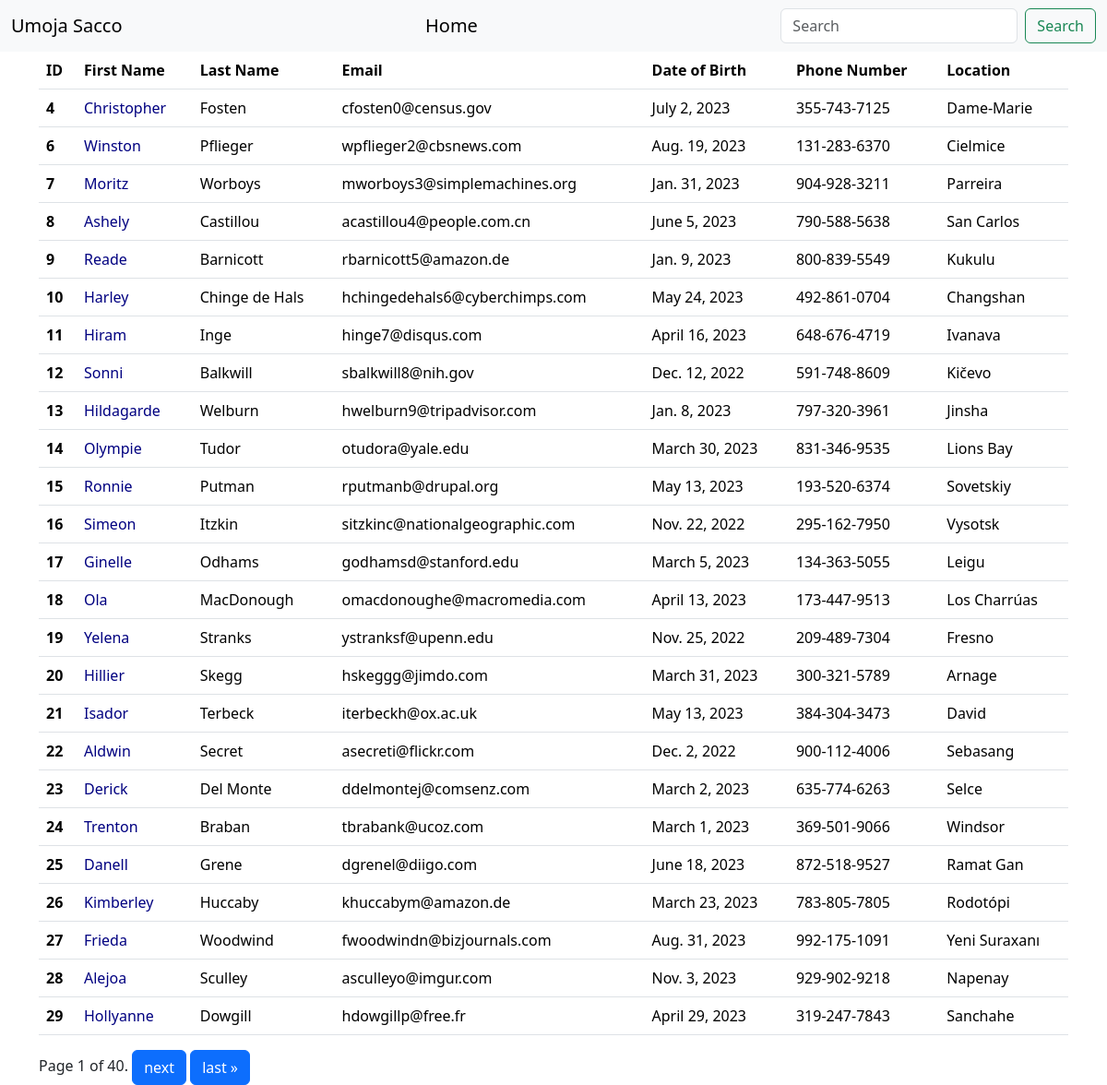
Page /all/ on the committed database.
### Formpractise/models.py (models this page shows, shortened)
class Student(models.Model):
    choices = ((False,'Male'),(False,'Female'),(False,'Other'))
    first_name = models.CharField(max_length=20)
    last_name = models.CharField(max_length=20)
    location = models.CharField(max_length=20)
    mothers_name = models.CharField(max_length=20,null=True)
    fathers_name = models.CharField(max_length=20,null=True)
    phone_number = models.CharField(unique=True,max_length=30)
    email_address = models.EmailField(unique=True)
    dateofBirth = models.DateField(null=True)
    application = models.ImageField(upload_to=unique_img,default='applications/default.jpg')
    gender = models.BooleanField(choices=choices,default=False)
    created_at = models.DateTimeField(auto_now_add=True)

### Formpractise/views.py (the view)
# urls.py: path('all/',views.all_students,name='allstudents'),
def all_students(request):
    students = Student.objects.all()
    paginator = Paginator(students,25)
    page_number = request.GET.get("page")
    page_obj = paginator.get_page(page_number)
    return render(request,'allstudents.html',{"page_obj":page_obj})

### templates/allstudents.html (shortened to what this page needs)
{% load humanize %}
<!DOCTYPE html>
<html lang="en">
<head>
    <link href="https://cdn.jsdelivr.net/npm/bootstrap@5.3.2/dist/css/bootstrap.min.css" rel="stylesheet">
</head>
<body>
{% include 'navbar.html' %}
{% include 'alerts.html' %}
<div class="container">
    {% block content %}
    <table class="table">
        <thead>
            <tr>
                <th scope="col">ID</th>
                <th scope="col">First Name</th>
                <th scope="col">Last Name</th>
                <th scope="col">Email</th>
                <th scope="col">Date of Birth</th>
                <th scope="col">Phone Number</th>
                <th scope="col">Location</th>
            </tr>
        </thead>
        <tbody>
            {% for student in page_obj %}
            <tr>
                <th scope="row">{{ student.id }}</th>
                <td><a href="{% url 'student' student.id %}" style="text-decoration: none;color: navy">{{ student.first_name|title }}</a></td>
                <td>{{ student.last_name }}</td>
                <td>{{ student.email_address }}</td>
                <td>{{ student.dateofBirth|date }}</td>
                <td>{{ student.phone_number }}</td>
                <td>{{ student.location }}</td>
            </tr>
            {% endfor %}
        </tbody>
    </table>
        <div class="pagination">
    <span class="step-links">
        <span class="current">
            Page {{ page_obj.number }} of {{ page_obj.paginator.num_pages }}.
        </span>
        {% if page_obj.has_next %}
            <a href="?page={{ page_obj.next_page_number }}" class="btn btn-primary d-inline-flex align-items-center" type="button">next</a>
            <a href="?page={{ page_obj.paginator.num_pages }}" class="btn btn-primary d-inline-flex align-items-center" type="button">last &raquo;</a>
        {% endif %}
    </span>
</div>
    {% endblock %}
</div>
</body>
</html>

### rows in the picture
Student: id "4", first_name "Christopher", last_name "Fosten", email_address "cfosten0@census.gov", dateofBirth "July 2, 2023", phone_number "355-743-7125", location "Dame-Marie"
Student: id "6", first_name "Winston", last_name "Pflieger", email_address "wpflieger2@cbsnews.com", dateofBirth "Aug. 19, 2023", phone_number "131-283-6370", location "Cielmice"
Student: id "7", first_name "Moritz", last_name "Worboys", email_address "mworboys3@simplemachines.org", dateofBirth "Jan. 31, 2023", phone_number "904-928-3211", location "Parreira"
Student: id "8", first_name "Ashely", last_name "Castillou", email_address "acastillou4@people.com.cn", dateofBirth "June 5, 2023", phone_number "790-588-5638", location "San Carlos"
Student: id "9", first_name "Reade", last_name "Barnicott", email_address "rbarnicott5@amazon.de", dateofBirth "Jan. 9, 2023", phone_number "800-839-5549", location "Kukulu"
Student: id "10", first_name "Harley", last_name "Chinge de Hals", email_address "hchingedehals6@cyberchimps.com", dateofBirth "May 24, 2023", phone_number "492-861-0704", location "Changshan"
Student: id "11", first_name "Hiram", last_name "Inge", email_address "hinge7@disqus.com", dateofBirth "April 16, 2023", phone_number "648-676-4719", location "Ivanava"
Student: id "12", first_name "Sonni", last_name "Balkwill", email_address "sbalkwill8@nih.gov", dateofBirth "Dec. 12, 2022", phone_number "591-748-8609", location "Kičevo"
Student: id "13", first_name "Hildagarde", last_name "Welburn", email_address "hwelburn9@tripadvisor.com", dateofBirth "Jan. 8, 2023", phone_number "797-320-3961", location "Jinsha"
Student: id "14", first_name "Olympie", last_name "Tudor", email_address "otudora@yale.edu", dateofBirth "March 30, 2023", phone_number "831-346-9535", location "Lions Bay"
Student: id "15", first_name "Ronnie", last_name "Putman", email_address "rputmanb@drupal.org", dateofBirth "May 13, 2023", phone_number "193-520-6374", location "Sovetskiy"
Student: id "16", first_name "Simeon", last_name "Itzkin", email_address "sitzkinc@nationalgeographic.com", dateofBirth "Nov. 22, 2022", phone_number "295-162-7950", location "Vysotsk"
Student: id "17", first_name "Ginelle", last_name "Odhams", email_address "godhamsd@stanford.edu", dateofBirth "March 5, 2023", phone_number "134-363-5055", location "Leigu"
Student: id "18", first_name "Ola", last_name "MacDonough", email_address "omacdonoughe@macromedia.com", dateofBirth "April 13, 2023", phone_number "173-447-9513", location "Los Charrúas"
Student: id "19", first_name "Yelena", last_name "Stranks", email_address "ystranksf@upenn.edu", dateofBirth "Nov. 25, 2022", phone_number "209-489-7304", location "Fresno"
Student: id "20", first_name "Hillier", last_name "Skegg", email_address "hskeggg@jimdo.com", dateofBirth "March 31, 2023", phone_number "300-321-5789", location "Arnage"
Student: id "21", first_name "Isador", last_name "Terbeck", email_address "iterbeckh@ox.ac.uk", dateofBirth "May 13, 2023", phone_number "384-304-3473", location "David"
Student: id "22", first_name "Aldwin", last_name "Secret", email_address "asecreti@flickr.com", dateofBirth "Dec. 2, 2022", phone_number "900-112-4006", location "Sebasang"
Student: id "23", first_name "Derick", last_name "Del Monte", email_address "ddelmontej@comsenz.com", dateofBirth "March 2, 2023", phone_number "635-774-6263", location "Selce"
Student: id "24", first_name "Trenton", last_name "Braban", email_address "tbrabank@ucoz.com", dateofBirth "March 1, 2023", phone_number "369-501-9066", location "Windsor"
Student: id "25", first_name "Danell", last_name "Grene", email_address "dgrenel@diigo.com", dateofBirth "June 18, 2023", phone_number "872-518-9527", location "Ramat Gan"
Student: id "26", first_name "Kimberley", last_name "Huccaby", email_address "khuccabym@amazon.de", dateofBirth "March 23, 2023", phone_number "783-805-7805", location "Rodotópi"
Student: id "27", first_name "Frieda", last_name "Woodwind", email_address "fwoodwindn@bizjournals.com", dateofBirth "Aug. 31, 2023", phone_number "992-175-1091", location "Yeni Suraxanı"
Student: id "28", first_name "Alejoa", last_name "Sculley", email_address "asculleyo@imgur.com", dateofBirth "Nov. 3, 2023", phone_number "929-902-9218", location "Napenay"
Student: id "29", first_name "Hollyanne", last_name "Dowgill", email_address "hdowgillp@free.fr", dateofBirth "April 29, 2023", phone_number "319-247-7843", location "Sanchahe"

### other values in the picture
{{ page_obj.number }} "1"
{{ page_obj.paginator.num_pages }} "40"
